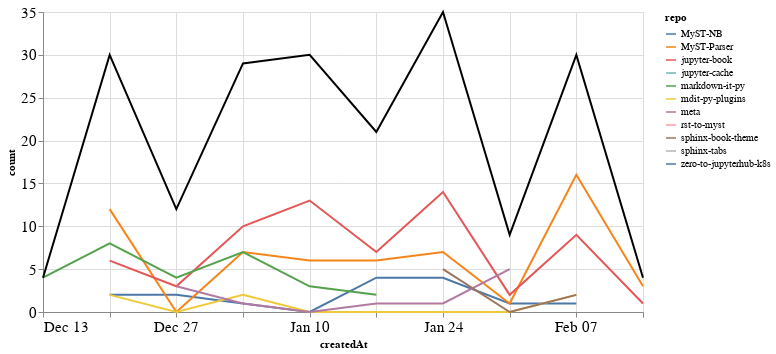

The notebook cell this image was saved under:
### Markdown cell above
### Comments

### Code cell
comments_time = comments.groupby('repo').resample('W', on='createdAt').count()['author'].reset_index()
comments_time = comments_time.rename(columns={'author': 'count'})
comments_time_total = comments_time.groupby('createdAt').agg({"count": "sum"}).reset_index()
ch1 = alt.Chart(comments_time, width=600).mark_line().encode(
    x='createdAt',
    y='count',
    color='repo',
    tooltip="repo"
)

ch2 = alt.Chart(comments_time_total, width=600).mark_line(color="black").encode(
    x='createdAt',
    y='count',
)

ch1 + ch2

### Figure 1 — Vega-Lite specification as saved in the notebook (floating-point values rounded to 4 significant figures)
{"config": {"axisLeft": {"labelFontSize": 15}, "axisBottom": {"labelFontSize": 15}}, "layer": [{"data": {"name": "data-8594e2bacc04d494d589dffdccc0f6ba"}, "mark": "line", "encoding": {"color": {"type": "nominal", "field": "repo"}, "tooltip": {"type": "nominal", "field": "repo"}, "x": {"type": "temporal", "field": "createdAt"}, "y": {"type": "quantitative", "field": "count"}}, "width": 600}, {"data": {"name": "data-a74b42b41f192afa015390aef5ead4ed"}, "mark": {"type": "line", "color": "black"}, "encoding": {"x": {"type": "temporal", "field": "createdAt"}, "y": {"type": "quantitative", "field": "count"}}, "width": 600}], "$schema": "https://vega.github.io/schema/vega-lite/v4.8.1.json", "datasets": {"data-8594e2bacc04d494d589dffdccc0f6ba": [{"repo": "MyST-NB", "createdAt": "2020-12-20T00:00:00", "count": 2}, {"repo": "MyST-NB", "createdAt": "2020-12-27T00:00:00", "count": 2}, {"repo": "MyST-NB", "createdAt": "2021-01-03T00:00:00", "count": 1}, {"repo": "MyST-NB", "createdAt": "2021-01-10T00:00:00", "count": 0}, {"repo": "MyST-NB", "createdAt": "2021-01-17T00:00:00", "count": 4}, {"repo": "MyST-NB", "createdAt": "2021-01-24T00:00:00", "count": 4}, {"repo": "MyST-NB", "createdAt": "2021-01-31T00:00:00", "count": 1}, {"repo": "MyST-NB", "createdAt": "2021-02-07T00:00:00", "count": 1}, {"repo": "MyST-Parser", "createdAt": "2020-12-20T00:00:00", "count": 12}, {"repo": "MyST-Parser", "createdAt": "2020-12-27T00:00:00", "count": 0}, {"repo": "MyST-Parser", "createdAt": "2021-01-03T00:00:00", "count": 7}, {"repo": "MyST-Parser", "createdAt": "2021-01-10T00:00:00", "count": 6}, {"repo": "MyST-Parser", "createdAt": "2021-01-17T00:00:00", "count": 6}, {"repo": "MyST-Parser", "createdAt": "2021-01-24T00:00:00", "count": 7}, {"repo": "MyST-Parser", "createdAt": "2021-01-31T00:00:00", "count": 1}, {"repo": "MyST-Parser", "createdAt": "2021-02-07T00:00:00", "count": 16}, {"repo": "MyST-Parser", "createdAt": "2021-02-14T00:00:00", "count": 3}, {"repo": "jupyter-book", "createdAt": "2020-12-20T00:00:00", "count": 6}, {"repo": "jupyter-book", "createdAt": "2020-12-27T00:00:00", "count": 3}, {"repo": "jupyter-book", "createdAt": "2021-01-03T00:00:00", "count": 10}, {"repo": "jupyter-book", "createdAt": "2021-01-10T00:00:00", "count": 13}, {"repo": "jupyter-book", "createdAt": "2021-01-17T00:00:00", "count": 7}, {"repo": "jupyter-book", "createdAt": "2021-01-24T00:00:00", "count": 14}, {"repo": "jupyter-book", "createdAt": "2021-01-31T00:00:00", "count": 2}, {"repo": "jupyter-book", "createdAt": "2021-02-07T00:00:00", "count": 9}, {"repo": "jupyter-book", "createdAt": "2021-02-14T00:00:00", "count": 1}, {"repo": "jupyter-cache", "createdAt": "2021-01-17T00:00:00", "count": 1}, {"repo": "markdown-it-py", "createdAt": "2020-12-13T00:00:00", "count": 4}, {"repo": "markdown-it-py", "createdAt": "2020-12-20T00:00:00", "count": 8}, {"repo": "markdown-it-py", "createdAt": "2020-12-27T00:00:00", "count": 4}, {"repo": "markdown-it-py", "createdAt": "2021-01-03T00:00:00", "count": 7}, {"repo": "markdown-it-py", "createdAt": "2021-01-10T00:00:00", "count": 3}, {"repo": "markdown-it-py", "createdAt": "2021-01-17T00:00:00", "count": 2}, {"repo": "mdit-py-plugins", "createdAt": "2020-12-20T00:00:00", "count": 2}, {"repo": "mdit-py-plugins", "createdAt": "2020-12-27T00:00:00", "count": 0}, {"repo": "mdit-py-plugins", "createdAt": "2021-01-03T00:00:00", "count": 2}, {"repo": "mdit-py-plugins", "createdAt": "2021-01-10T00:00:00", "count": 0}, {"repo": "mdit-py-plugins", "createdAt": "2021-01-17T00:00:00", "count": 0}, {"repo": "mdit-py-plugins", "createdAt": "2021-01-24T00:00:00", "count": 0}, {"repo": "mdit-py-plugins", "createdAt": "2021-01-31T00:00:00", "count": 0}, {"repo": "mdit-py-plugins", "createdAt": "2021-02-07T00:00:00", "count": 2}, {"repo": "meta", "createdAt": "2020-12-27T00:00:00", "count": 3}, {"repo": "meta", "createdAt": "2021-01-03T00:00:00", "count": 1}, {"repo": "meta", "createdAt": "2021-01-10T00:00:00", "count": 0}, {"repo": "meta", "createdAt": "2021-01-17T00:00:00", "count": 1}, {"repo": "meta", "createdAt": "2021-01-24T00:00:00", "count": 1}, {"repo": "meta", "createdAt": "2021-01-31T00:00:00", "count": 5}, {"repo": "rst-to-myst", "createdAt": "2021-01-10T00:00:00", "count": 8}, {"repo": "sphinx-book-theme", "createdAt": "2021-01-24T00:00:00", "count": 5}, {"repo": "sphinx-book-theme", "createdAt": "2021-01-31T00:00:00", "count": 0}, {"repo": "sphinx-book-theme", "createdAt": "2021-02-07T00:00:00", "count": 2}, {"repo": "sphinx-tabs", "createdAt": "2021-01-24T00:00:00", "count": 4}, {"repo": "zero-to-jupyterhub-k8s", "createdAt": "2021-01-03T00:00:00", "count": 1}], "data-a74b42b41f192afa015390aef5ead4ed": [{"createdAt": "2020-12-13T00:00:00", "count": 4}, {"createdAt": "2020-12-20T00:00:00", "count": 30}, {"createdAt": "2020-12-27T00:00:00", "count": 12}, {"createdAt": "2021-01-03T00:00:00", "count": 29}, {"createdAt": "2021-01-10T00:00:00", "count": 30}, {"createdAt": "2021-01-17T00:00:00", "count": 21}, {"createdAt": "2021-01-24T00:00:00", "count": 35}, {"createdAt": "2021-01-31T00:00:00", "count": 9}, {"createdAt": "2021-02-07T00:00:00", "count": 30}, {"createdAt": "2021-02-14T00:00:00", "count": 4}]}}
